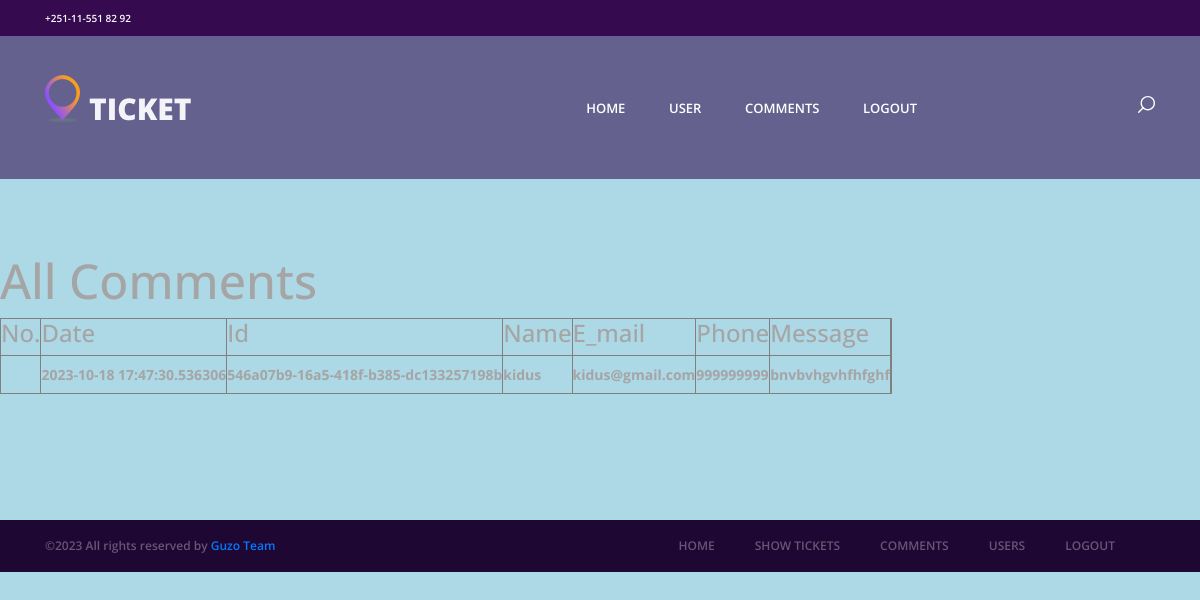
The page /comments on the database its author committed.
### models/comment.py (models this page shows)
class Fedback(BaseModel,Base):
    __tablename__ = 'comments'
    name = Column(String(30), nullable=False)
    email = Column(String(30), nullable=False)
    phone = Column(Integer, nullable=False)
    message = Column(String(200),nullable=False)

### front_end/views.py (the view)
@views.route('/comments')
def comments():
    conn = sqlite3.connect('database.db')
    cursor = conn.cursor()
    cursor.execute('SELECT * FROM comments')
    comments  = cursor.fetchall()
    for coment in comments:
        conn.close()
    return render_template('comments.html', comments=comments)

### engine/db_storage.py (called while the page is built)
    def close(self):
        self.__session.close()

### front_end/templates/comments.html (shortened to what this page needs)
<!DOCTYPE html>
<html lang="en">
<head>
<link rel="stylesheet" type="text/css" href="../static/styles/bootstrap4/bootstrap.min.css">
<link href="../static/plugins/font-awesome-4.7.0/css/font-awesome.min.css" rel="stylesheet" type="text/css">
<link rel="stylesheet" type="text/css" href="../static/plugins/OwlCarousel2-2.2.1/owl.carousel.css">
<link rel="stylesheet" type="text/css" href="../static/plugins/OwlCarousel2-2.2.1/owl.theme.default.css">
<link rel="stylesheet" type="text/css" href="../static/plugins/OwlCarousel2-2.2.1/animate.css">
<link rel="stylesheet" type="text/css" href="../static/styles/main_styles.css">
<link rel="stylesheet" type="text/css" href="../static/styles/responsive.css">
</head>
<body style="background-color: lightblue;">
<div class="super_container">
<header class="header">
		<div class="top_bar">
			<div class="container">
				<div class="row">
					<div class="col d-flex flex-row">
						<div class="phone">+251-11-551 82 92</div>
						<div class="social">
							<ul class="social_list">
								<li class="social_list_item"><a href="#"><i class="fa fa-pinterest" aria-hidden="true"></i></a></li>
								<li class="social_list_item"><a href="#"><i class="fa fa-facebook" aria-hidden="true"></i></a></li>
								<li class="social_list_item"><a href="#"><i class="fa fa-twitter" aria-hidden="true"></i></a></li>
								<li class="social_list_item"><a href="#"><i class="fa fa-dribbble" aria-hidden="true"></i></a></li>
								<li class="social_list_item"><a href="#"><i class="fa fa-behance" aria-hidden="true"></i></a></li>
								<li class="social_list_item"><a href="#"><i class="fa fa-linkedin" aria-hidden="true"></i></a></li>
							</ul>
						</div>
					</div>
				</div>
			</div>
		</div>
		<nav class="main_nav">
			<div class="container">
				<div class="row">
					<div class="col main_nav_col d-flex flex-row align-items-center justify-content-start">
						<div class="logo_container">
							<div class="logo"><a href="#"><img src="../static/images/logo.png" alt="">ticket</a></div>
						</div>
						<div class="main_nav_container ml-auto">
							<ul class="main_nav_list">
								<li class="main_nav_item"><a href="home">home</a></li>
								<li class="main_nav_item"><a href="users">user</a></li>
								<li class="main_nav_item"><a href="comments">comments</a></li>
								<li class="main_nav_item"><a href="logout">logout</a></li>
							</ul>
						</div>
						<div class="content_search ml-lg-0 ml-auto">
						</div>
					</div>
				</div>
			</div>
		</nav>
	</header>
<h1>All Comments</h1>
    <table border = "1">
    <thead>
  <tr>
    <th><b><h3>No.</h3></b></th>
    <th><b><h3>Date</h3></b></th>
    <th><b><h3>Id</h3></b></th>
    <th><b><h3>Name</h3></b></th>
    <th><b><h3>E_mail</h3></b></th>
    <th><b><h3>Phone</h3></b></th>
    <th><b><h3>Message</h3></b></th>
	</tr>
    </thead>
    <tbody>
	{% for coment in comments %}
      <tr>
      <td>
	<ol start = "1">
		<li><th> {{coment[1]}}</th> <th>{{coment[0]}}</th>  <th> {{coment[3]}}</th> <th>{{coment[4]}}</th> <th>{{coment[5]}}</th> <th>{{coment[6]}}</th> <th> {{coment[7]}}</th></li></ol></td></tr>
	 {% endfor %}
    </tbody>
    </table>
  <div class="copyright">
		<div class="container">
			<div class="row">
				<div class="col-lg-3 order-lg-1 order-2  ">
					<div class="copyright_content d-flex flex-row align-items-center">
						<div>
&copy;<script>document.write(new Date().getFullYear());</script> All rights reserved by <a href="#">Guzo Team</a>
</div>
					</div>
				</div>
				<div class="col-lg-9 order-lg-2 order-1">
					<div class="footer_nav_container d-flex flex-row align-items-center justify-content-lg-end">
						<div class="footer_nav">
							<ul class="footer_nav_list">
								<li class="footer_nav_item"><a href="home">home</a></li>
								<li class="footer_nav_item"><a href="#">show tickets</a></li>
								<li class="footer_nav_item"><a href="showcoment">comments</a></li>
								<li class="footer_nav_item"><a href="users">users</a></li>
								<li class="footer_nav_item"><a href="logout">logout</a></li>
							</ul>
						</div>
					</div>
				</div>
			</div>
		</div>
	</div>
</div>
</body>
</html>

### front_end/static/styles/main_styles.css (style rules this page uses)
* { margin: 0; padding: 0; -webkit-font-smoothing: antialiased; -webkit-text-shadow: rgba(0,0,0,.01) 0 0 1px; text-shadow: rgba(0,0,0,.01) 0 0 1px; }
body { font-family: 'Open Sans', sans-serif; font-size: 14px; font-weight: 400; background: #FFFFFF; color: #a5a5a5; }
div { display: block; position: relative; -webkit-box-sizing: border-box; -moz-box-sizing: border-box; box-sizing: border-box; }
ul { list-style: none; margin-bottom: 0px; }
a, a:hover, a:visited, a:active, a:link { text-decoration: none; -webkit-font-smoothing: antialiased; -webkit-text-shadow: rgba(0,0,0,.01) 0 0 1px; text-shadow: rgba(0,0,0,.01) 0 0 1px; }
h1 { font-size: 48px; }
h3 { font-size: 24px; }
h1, h2, h3, h4, h5, h6 { font-family: 'Open Sans', sans-serif; -webkit-font-smoothing: antialiased; -webkit-text-shadow: rgba(0,0,0,.01) 0 0 1px; text-shadow: rgba(0,0,0,.01) 0 0 1px; }
.super_container { width: 100%; overflow: hidden; }
.header { position: fixed; width: 100%; background: rgba(54, 19, 84, 0.6); z-index: 12; }
.top_bar { width: 100%; height: 36px; background: #350a4e; -webkit-transition: all 400ms ease; -moz-transition: all 400ms ease; -ms-transition: all 400ms ease; -o-transition: all 400ms ease; transition: all 400ms ease; }
.phone { display: inline-block; margin-right: 36px; line-height: 36px; font-size: 10px; font-weight: 600; color: #FFFFFF; }
.social_list_item { position: relative; display: inline-block; margin-right: 3px; }
.social_list_item:last-child { margin-right: 0px; }
.social_list_item a { display: block; width: 100%; padding-left: 10px; padding-right: 10px; line-height: 36px; }
.social_list_item a i { font-size: 12px; color: #FFFFFF; -webkit-transition: all 200ms ease; -moz-transition: all 200ms ease; -ms-transition: all 200ms ease; -o-transition: all 200ms ease; transition: all 200ms ease; }
.main_nav_col { height: 143px; -webkit-transition: all 400ms ease; -moz-transition: all 400ms ease; -ms-transition: all 400ms ease; -o-transition: all 400ms ease; transition: all 400ms ease; }
.logo_container { -webkit-transform: translateY(-6px); -moz-transform: translateY(-6px); -ms-transform: translateY(-6px); -o-transform: translateY(-6px); transform: translateY(-6px); }
.logo a { font-family: 'Open Sans', sans-serif; font-size: 30px; color: #f4f4f8; font-weight: 800; text-transform: uppercase; }
.logo a img { display: inline-block; vertical-align: baseline; margin-right: 9px; -webkit-transform: translateY(2px); -moz-transform: translateY(2px); -ms-transform: translateY(2px); -o-transform: translateY(2px); transform: translateY(2px); }
.main_nav_container { margin-right: 221px; }
.main_nav_item { position: relative; display: inline-block; margin-right: 40px; }
.main_nav_item:last-child { margin-right: 0px; }
.main_nav_item a { font-family: 'Open Sans', sans-serif; font-size: 13px; font-weight: 600; color: #FFFFFF; text-transform: uppercase; padding-bottom: 10px; padding-top: 10px; }
.main_nav_item::after { display: block; position: absolute; left: -1px; bottom: -11px; width: calc(100% + 2px); height: 2px; background: linear-gradient(to right, #fa9e1b, #8d4fff); content: ''; opacity: 0; -webkit-transition: all 200ms ease; -moz-transition: all 200ms ease; -ms-transition: all 200ms ease; -o-transition: all 200ms ease; transition: all 200ms ease; }
.content_search { -webkit-transform: translateY(-1px); -moz-transform: translateY(-1px); -ms-transform: translateY(-1px); -o-transform: translateY(-1px); transform: translateY(-1px); cursor: pointer; }
.copyright { background: #1f0733; }
.copyright_content { height: 52px; }
.copyright_content div { font-size: 12px; font-weight: 600; color: #685677; }
.footer_nav_container { height: 52px; }
.footer_nav_list { font-size: 0px; }
.footer_nav_item { display: inline-block; margin-right: 40px; }
.footer_nav_item a { font-size: 12px; font-weight: 600; color: #685677; text-transform: uppercase; line-height: 2; -webkit-transition: all 200ms ease; -moz-transition: all 200ms ease; -ms-transition: all 200ms ease; -o-transition: all 200ms ease; transition: all 200ms ease; }

### rows shown on the page
Fedback: created_at "2023-10-18 17:47:30.536306", id "546a07b9-16a5-418f-b385-dc133257198b", name "kidus", email "kidus@gmail.com", phone "999999999", message "bnvbvhgvhfhfghf"
